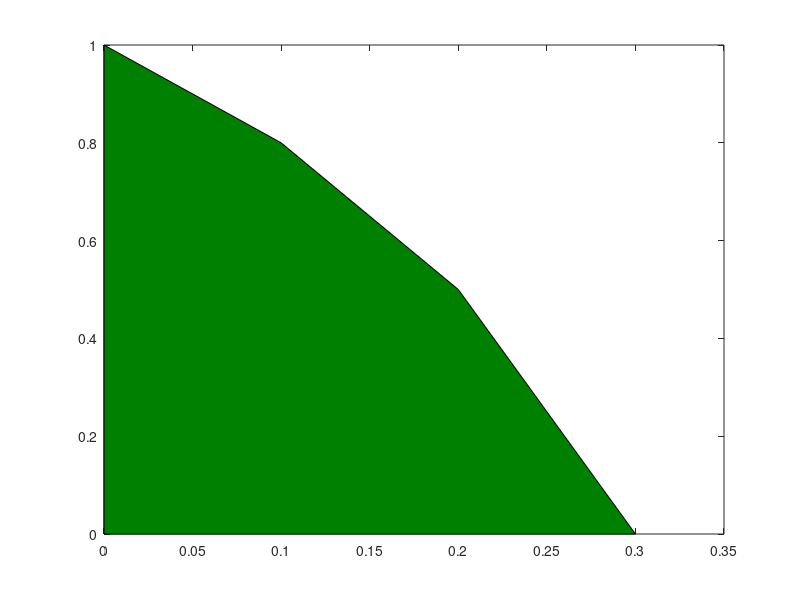

Write the MATLAB code that produced this figure. (Note: this script raises an error after producing the figure.)
% for i=1:4
%     for j=3:6
%     if (j<5 && i>2) || i<=2
%         disp([i j])
%     end
%     end
% end
x = [0,.1,.2,.3];
y = [1,.8,.5,0];
figure
area(x,y,'FaceColor',[0 .5 0]);% dark green [0 .5 0]; light green [0 1 0]
xlim([])